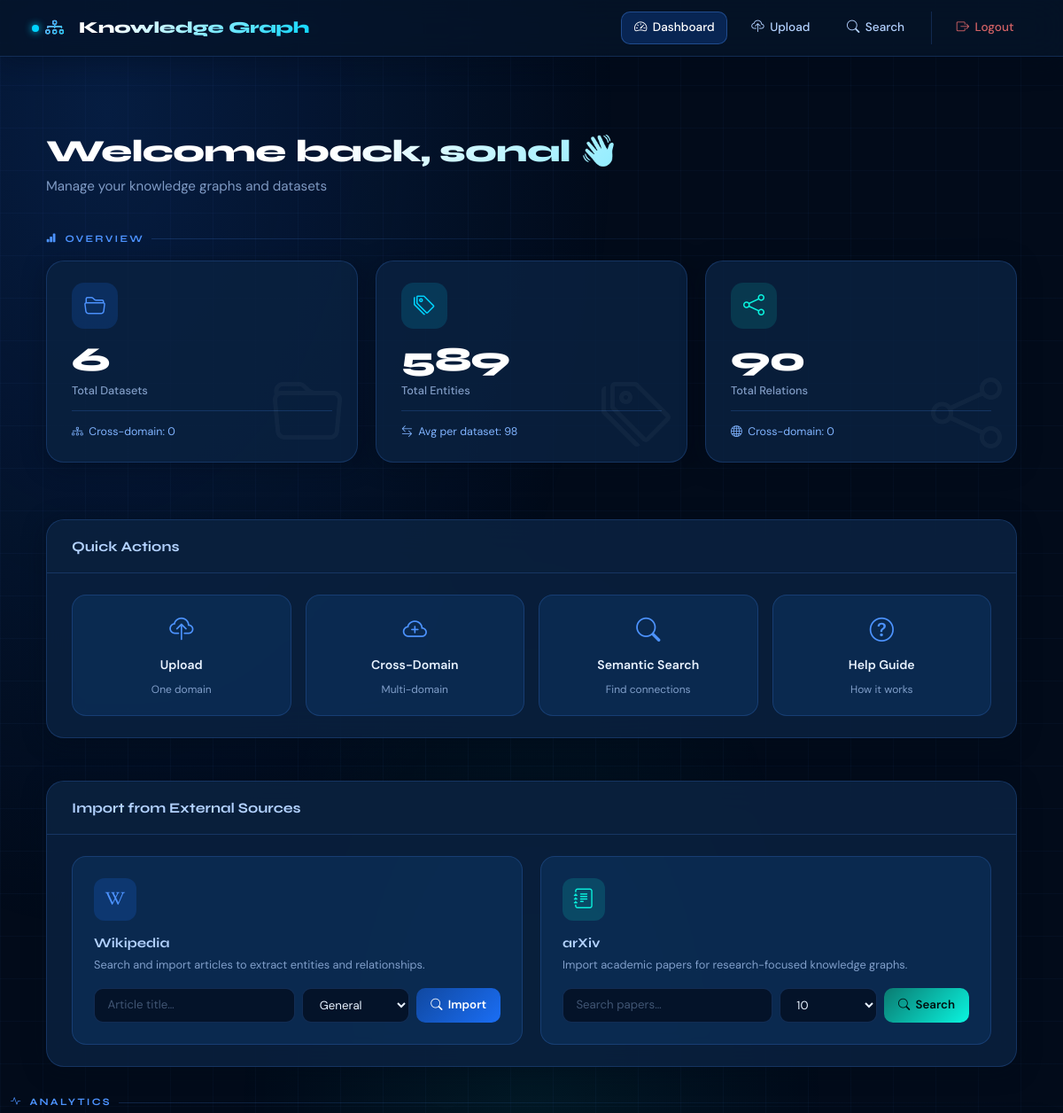
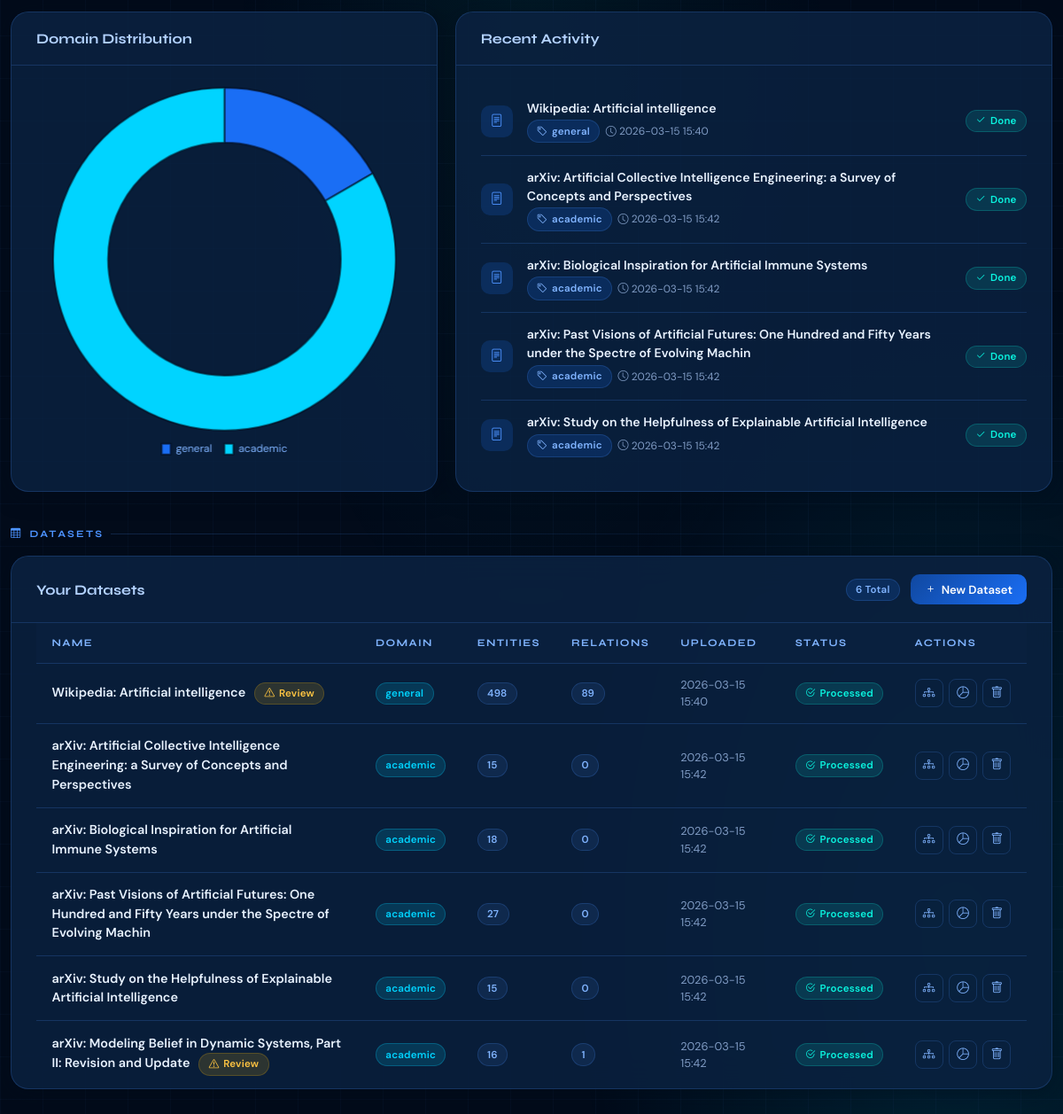
Before: /dashboard (signed in) with the older database file (2 pictures, top to bottom).
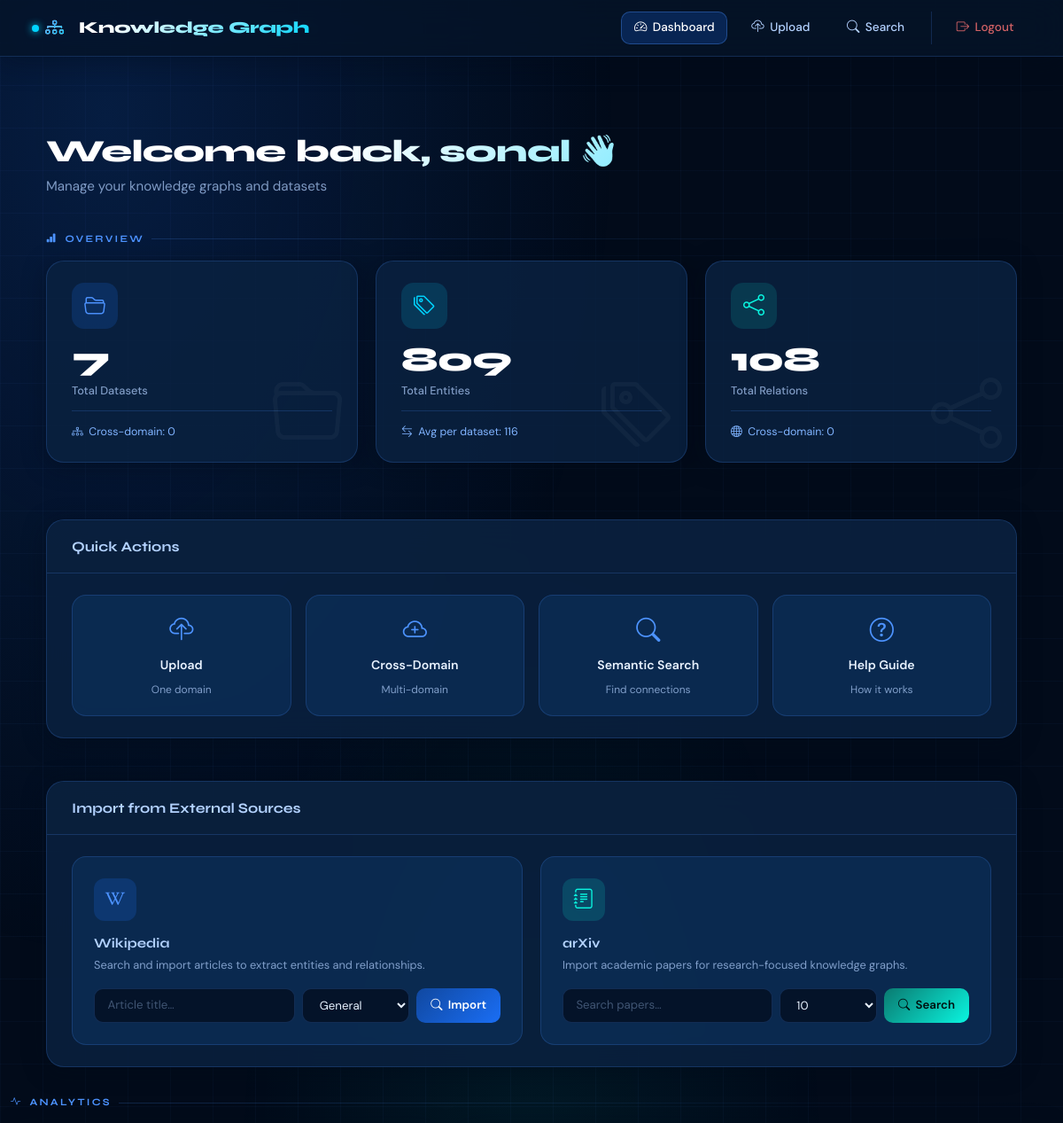
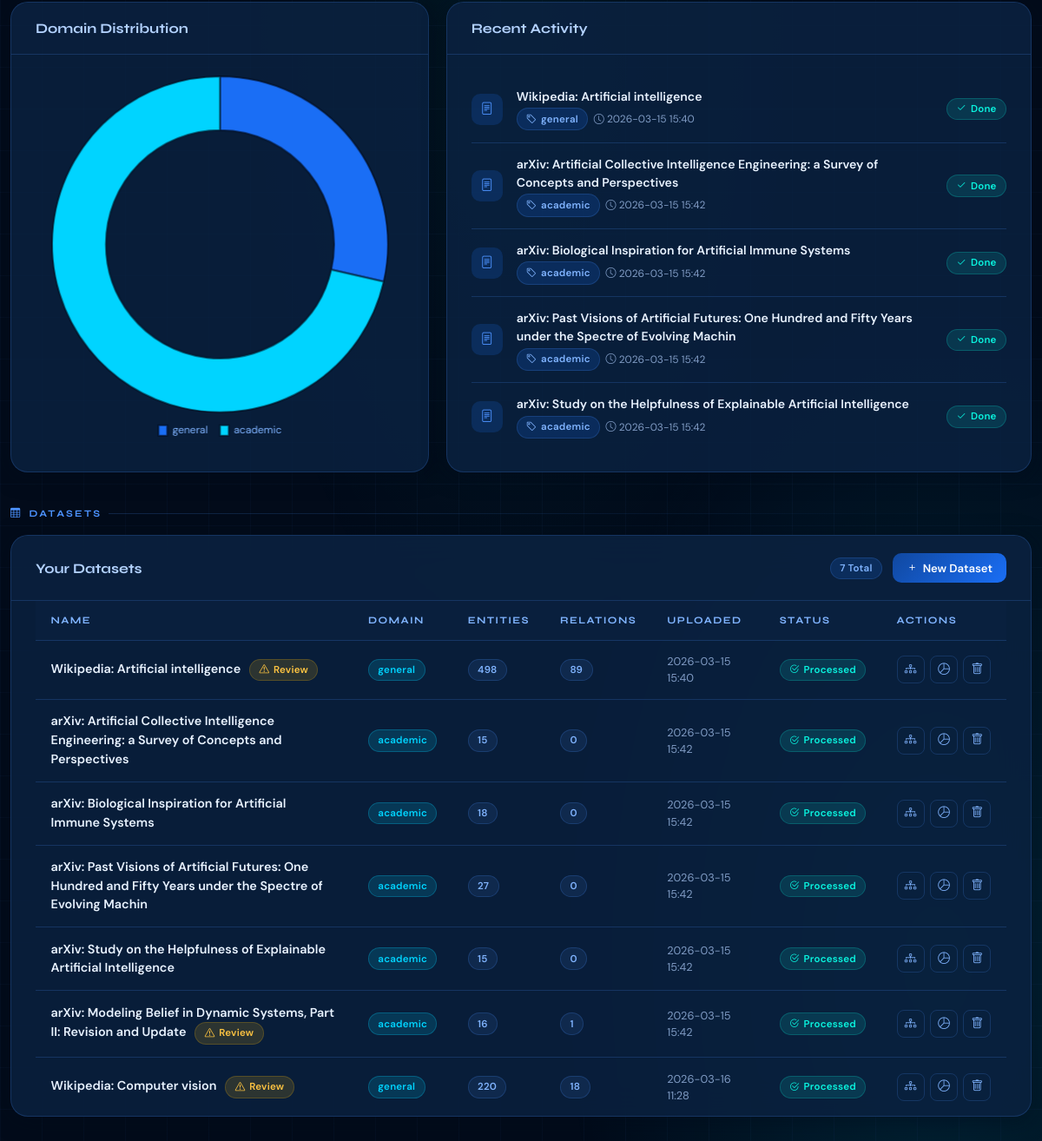
After: the same page with the newer database file (2 pictures, top to bottom).
### app.py (models this page shows, shortened)
class User(UserMixin, db.Model):
    __tablename__ = 'users'
    id = db.Column(db.Integer, primary_key=True)
    username = db.Column(db.String(80), unique=True, nullable=False)
    email = db.Column(db.String(120), unique=True, nullable=False)
    password_hash = db.Column(db.String(200), nullable=False)
    is_admin = db.Column(db.Boolean, default=False)
    created_at = db.Column(db.DateTime, default=datetime.utcnow)
    datasets = db.relationship('Dataset', backref='user', lazy=True, cascade='all, delete-orphan')

class Dataset(db.Model):
    __tablename__ = 'datasets'
    id = db.Column(db.Integer, primary_key=True)
    name = db.Column(db.String(200), nullable=False)
    domain = db.Column(db.String(50), nullable=False)
    filename = db.Column(db.String(200), nullable=False)
    user_id = db.Column(db.Integer, db.ForeignKey('users.id'), nullable=False)
    uploaded_at = db.Column(db.DateTime, default=datetime.utcnow)
    processed = db.Column(db.Boolean, default=False)
    source_type = db.Column(db.String(50), default='upload')  # 'upload', 'wikipedia', 'arxiv'
    source_url = db.Column(db.String(500), nullable=True)  # Original source URL
    entities = db.relationship('Entity', backref='dataset', lazy=True, cascade='all, delete-orphan')
    relations = db.relationship('Relation', backref='dataset', lazy=True, cascade='all, delete-orphan')

### app.py (the view)
@app.route('/dashboard')
@login_required
def dashboard():
    datasets = Dataset.query.filter_by(user_id=current_user.id).all()
    cross_domain_datasets = 0
    cross_domain_relations = 0
    for dataset in datasets:
        if any(r.relation_type in ['same_as', 'related_to'] for r in dataset.relations):
            cross_domain_datasets += 1
    cross_domain_relations = Relation.query.filter(
        Relation.dataset_id.in_([d.id for d in datasets]),
        Relation.relation_type.in_(['same_as', 'related_to', 'works_for', 'employs', 'lives_in', 'located_in'])
    ).count()
    wikipedia_datasets = sum(1 for d in datasets if d.source_type == 'wikipedia')
    arxiv_datasets = sum(1 for d in datasets if d.source_type == 'arxiv')
    stats = {
        'total_datasets': len(datasets),
        'total_entities': Entity.query.join(Dataset).filter(Dataset.user_id == current_user.id).count(),
        'total_relations': Relation.query.join(Dataset).filter(Dataset.user_id == current_user.id).count(),
        'cross_domain_datasets': cross_domain_datasets,
        'cross_domain_relations': cross_domain_relations,
        'wikipedia_datasets': wikipedia_datasets,
        'arxiv_datasets': arxiv_datasets
    }
    return render_template('dashboard.html', datasets=datasets, stats=stats)

### templates/dashboard.html (shortened to what this page needs)
{% extends "base.html" %}
{% block content %}
<div class="dashboard-wrapper">
  <div class="dashboard-header">
    <h2>Welcome back, {{ current_user.username }} 👋</h2>
    <p>Manage your knowledge graphs and datasets</p>
  </div>
  <div class="section-label"><i class="bi bi-bar-chart-fill"></i> Overview</div>
  <div class="stats-grid">
    <div class="stat-card blue">
      <i class="bi bi-folder stat-bg-icon"></i>
      <div class="stat-icon"><i class="bi bi-folder2-open"></i></div>
      <div class="stat-value">{{ stats.total_datasets }}</div>
      <div class="stat-label">Total Datasets</div>
      <div class="stat-sub">
        <i class="bi bi-diagram-3"></i> Cross-domain: {{ stats.cross_domain_datasets|default(0) }}
      </div>
    </div>
    <div class="stat-card teal">
      <i class="bi bi-tags stat-bg-icon"></i>
      <div class="stat-icon"><i class="bi bi-tags"></i></div>
      <div class="stat-value">{{ stats.total_entities }}</div>
      <div class="stat-label">Total Entities</div>
      <div class="stat-sub">
        <i class="bi bi-arrow-left-right"></i> Avg per dataset:
        {{ (stats.total_entities / stats.total_datasets)|round|int if stats.total_datasets > 0 else 0 }}
      </div>
    </div>
    <div class="stat-card green">
      <i class="bi bi-share stat-bg-icon"></i>
      <div class="stat-icon"><i class="bi bi-share"></i></div>
      <div class="stat-value">{{ stats.total_relations }}</div>
      <div class="stat-label">Total Relations</div>
      <div class="stat-sub">
        <i class="bi bi-globe"></i> Cross-domain: {{ stats.cross_domain_relations|default(0) }}
      </div>
    </div>
  </div>
  <br class="row-2col" style="animation: fadeSlideUp .65s ease .15s both;">
    <div class="glass-card">
      <div class="card-head"><h5>Quick Actions</h5></div>
      <div class="card-body-inner">
        <div class="quick-actions-grid">
          <a href="{{ url_for('upload') }}" class="action-btn">
            <i class="bi bi-cloud-upload"></i>
            <span>Upload</span>
            <small>One domain</small>
          </a>
          <a href="{{ url_for('upload_multi') }}" class="action-btn">
            <i class="bi bi-cloud-plus"></i>
            <span>Cross-Domain</span>
            <small>Multi-domain</small>
          </a>
          <a href="{{ url_for('search') }}" class="action-btn">
            <i class="bi bi-search"></i>
            <span>Semantic Search</span>
            <small>Find connections</small>
          </a>
          <a href="#" class="action-btn" data-bs-toggle="modal" data-bs-target="#helpModal">
            <i class="bi bi-question-circle"></i>
            <span>Help Guide</span>
            <small>How it works</small>
          </a>
        </div>
      </div>
    </div>
    <br></br>
    <div class="glass-card">
      <div class="card-head"><h5>Import from External Sources</h5></div>
      <div class="card-body-inner">
        <div class="import-grid">
          <div class="import-card wiki">
            <div class="import-icon-wrap"><i class="bi bi-wikipedia"></i></div>
            <h5>Wikipedia</h5>
            <p>Search and import articles to extract entities and relationships.</p>
            <form action="{{ url_for('import_wikipedia') }}" method="POST">
              <div class="input-row">
                <input type="text" name="search_query" placeholder="Article title…" required>
                <select name="domain">
                  <option value="general">General</option>
                </select>
                <button class="btn-import" type="submit"><i class="bi bi-search"></i> Import</button>
              </div>
            </form>
          </div>
          <div class="import-card arxiv">
            <div class="import-icon-wrap"><i class="bi bi-journal-text"></i></div>
            <h5>arXiv</h5>
            <p>Import academic papers for research-focused knowledge graphs.</p>
            <form action="{{ url_for('import_arxiv') }}" method="POST">
              <div class="input-row">
                <input type="text" name="search_query" placeholder="Search papers…" required>
                <select name="max_results">
                  <option value="10" selected>10</option>
                </select>
                <button class="btn-import teal" type="submit"><i class="bi bi-search"></i> Search</button>
              </div>
            </form>
          </div>
        </div>
      </div>
    </div>
  </div>
  <div class="section-label"><i class="bi bi-activity"></i> Analytics</div>
  <div class="chart-row">
    <div class="glass-card">
      <div class="card-head"><h5>Domain Distribution</h5></div>
      <div class="card-body-inner">
        <canvas id="domainChart" height="220"></canvas>
      </div>
    </div>
    <div class="glass-card">
      <div class="card-head"><h5>Recent Activity</h5></div>
      <div class="card-body-inner">
        {% for dataset in datasets[:5] %}
        <div class="timeline-item">
          <div class="timeline-dot"><i class="bi bi-file-text"></i></div>
          <div style="flex:1; min-width:0;">
            <div class="timeline-name">{{ dataset.name }}</div>
            <div class="timeline-meta">
              <span class="pill pill-blue"><i class="bi bi-tag"></i>{{ dataset.domain }}</span>
              <span><i class="bi bi-clock"></i> {{ dataset.uploaded_at.strftime('%Y-%m-%d %H:%M') }}</span>
            </div>
          </div>
          {% if dataset.processed %}
          <span class="pill pill-teal"><i class="bi bi-check2"></i> Done</span>
          {% else %}
          <span class="processing-pulse"><div class="dot-pulse"></div> Processing</span>
          {% endif %}
        </div>
        {% endfor %}
      </div>
    </div>
  </div>
  <div class="section-label"><i class="bi bi-table"></i> Datasets</div>
  <div class="glass-card-full datasets-section">
    <div class="card-head">
      <h5>Your Datasets</h5>
      <div style="display:flex; align-items:center; gap:.75rem;">
        <span class="pill pill-blue">{{ datasets|length }} Total</span>
        <a href="{{ url_for('upload') }}" class="btn-primary-sm">
          <i class="bi bi-plus"></i> New Dataset
        </a>
      </div>
    </div>
    <div class="card-body-inner" style="padding-top:0; padding-bottom:0;">
      {% if datasets %}
      <div class="table-wrapper">
        <table>
          <thead>
            <tr>
              <th>Name</th>
              <th>Domain</th>
              <th>Entities</th>
              <th>Relations</th>
              <th>Uploaded</th>
              <th>Status</th>
              <th>Actions</th>
            </tr>
          </thead>
          <tbody>
            {% for dataset in datasets %}
            <tr>
              <td>
                <div class="dataset-name">
                  {{ dataset.name }}
                  {% if dataset.relations|selectattr('approved', 'equalto', false)|list|length > 0 %}
                  <span class="pill pill-amber" style="margin-left:.4rem;" title="Pending approval">
                    <i class="bi bi-exclamation-triangle"></i> Review
                  </span>
                  {% endif %}
                </div>
              </td>
              <td><span class="pill pill-cyan">{{ dataset.domain }}</span></td>
              <td><span class="pill pill-gray">{{ dataset.entities|length }}</span></td>
              <td>
                <span class="pill pill-gray">{{ dataset.relations|length }}</span>
                {% set cross = dataset.relations|selectattr('relation_type', 'equalto', 'same_as')|list|length %}
              </td>
              <td style="font-size:.8rem; color:var(--text-secondary);">{{ dataset.uploaded_at.strftime('%Y-%m-%d %H:%M') }}</td>
              <td>
                {% if dataset.processed %}
                <span class="pill pill-teal"><i class="bi bi-check2-circle"></i> Processed</span>
                {% else %}
                <span class="processing-pulse"><div class="dot-pulse"></div> Processing</span>
                {% endif %}
              </td>
              <td>
                <div class="action-group">
                  {% if dataset.processed %}
                  <a href="{{ url_for('view_graph', dataset_id=dataset.id) }}" class="icon-btn" title="View Graph">
                    <i class="bi bi-diagram-3"></i>
                  </a>
                  <button class="icon-btn" title="Stats" onclick="showStats({{ dataset.id }})">
                    <i class="bi bi-pie-chart"></i>
                  </button>
                  {% endif %}
                  <button class="icon-btn danger" title="Delete" onclick="deleteDataset({{ dataset.id }})">
                    <i class="bi bi-trash"></i>
                  </button>
                </div>
              </td>
            </tr>
            {% endfor %}
          </tbody>
        </table>
      </div>
      {% endif %}
    </div>
  </div>
{% endblock %}

### templates/base.html (shortened to what this page needs)
<!DOCTYPE html>
<html lang="en">
<head>
    <link href="https://cdn.jsdelivr.net/npm/bootstrap@5.3.0/dist/css/bootstrap.min.css" rel="stylesheet">
    <link rel="stylesheet" href="https://cdn.jsdelivr.net/npm/bootstrap-icons@1.11.0/font/bootstrap-icons.css">
    <link rel="stylesheet" href="{{ url_for('static', filename='css/style.css') }}">
</head>
<body>
    {% if current_user.is_authenticated %}
    <nav class="navbar navbar-expand-lg navbar-dark">
        <div class="container-fluid">
            <a class="navbar-brand" href="{{ url_for('dashboard') }}">
                <i class="bi bi-diagram-3"></i> Knowledge Graph
            </a>
            <div class="collapse navbar-collapse" id="navbarNav">
                <ul class="navbar-nav ms-auto">
                    <li class="nav-item">
                        <a class="nav-link" href="{{ url_for('dashboard') }}">
                            <i class="bi bi-speedometer2"></i> Dashboard
                        </a>
                    </li>
                    <li class="nav-item">
                        <a class="nav-link" href="{{ url_for('upload') }}">
                            <i class="bi bi-cloud-upload"></i> Upload
                        </a>
                    </li>
                    <li class="nav-item">
                        <a class="nav-link" href="{{ url_for('search') }}">
                            <i class="bi bi-search"></i> Search
                        </a>
                    </li>
                    <li class="nav-item" style="margin-left:.5rem; padding-left:.5rem; border-left:1px solid var(--border-blue);">
                        <a class="nav-link logout" href="{{ url_for('logout') }}">
                            <i class="bi bi-box-arrow-right"></i> Logout
                        </a>
                    </li>
                </ul>
            </div>
        </div>
    </nav>
    {% endif %}
    <main class="container mt-4">
        {% block content %}{% endblock %}
    </main>
</body>
</html>

Changed rows visible on the page:
added Dataset: name "Wikipedia: Computer vision", shows "Review", domain "general", entities|length "220", relations|length "18", uploaded_at "2026-03-16 11:28", processed True (drawn), shown under "Your Datasets"
Other visible differences:
{{ stats.total_datasets }}: "6" → "7"
{{ stats.total_entities }}: "589" → "809"
{{ stats.total_relations }}: "90" → "108"
chart data {{ dataset.domain }}: general, academic, academic, academic, academic, academic → general, academic, academic, academic, academic, academic, general
{{ datasets|length }}: "6" → "7"
text no longer shown: "98"
text now shown: "116"
